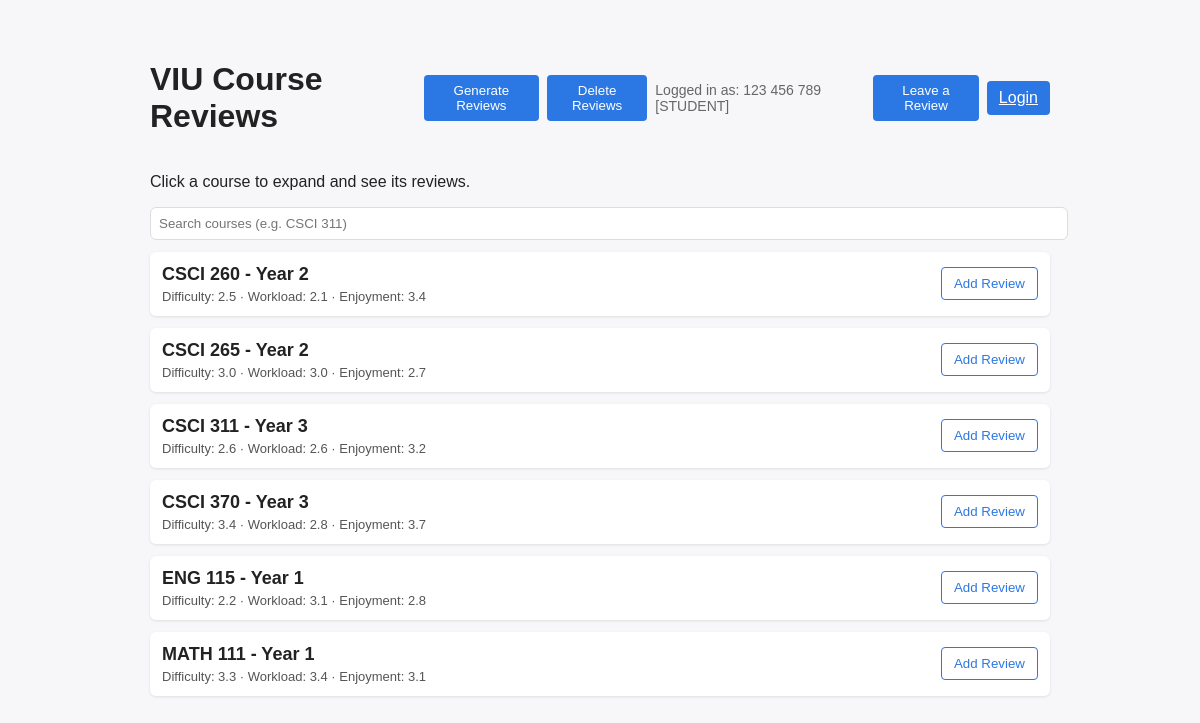
The page / on the database its author committed.
### app.py (models this page shows)
class CourseModel(db.Model):
    id = db.Column(db.Integer, primary_key=True)  # course number e.g. 311
    program = db.Column(db.String(32), nullable=False)  # e.g. CSCI
    courseYear = db.Column(db.Integer, nullable=False)
    reviews = db.relationship('ReviewModel', backref='course', cascade='all, delete-orphan', lazy=True)
    def average_ratings(self):
        if not self.reviews:
            return {'difficulty': None, 'workLoad': None, 'enjoyment': None}
        count = len(self.reviews)
        avg_d = sum(r.difficulty for r in self.reviews) / count
        avg_w = sum(r.workLoad for r in self.reviews) / count
        avg_e = sum(r.enjoyment for r in self.reviews) / count
        return {
            'difficulty': round(avg_d, 1),
            'workLoad': round(avg_w, 1),
            'enjoyment': round(avg_e, 1)
        }

### app.py (the view)
@app.route('/')
def home():
    courses = get_courses()
    return render_template('home.html', courses=courses)

### app.py (called while the page is built)
def get_courses():
    courses = {}
    for c in CourseModel.query.order_by(CourseModel.program, CourseModel.id).all():
        courses[c.id] = c
    return courses

### templates/home.html (shortened to what this page needs)
<!DOCTYPE html>
<html>
<head>
</head>
<body>
    <div class="container">
        <div class="header">
            <h1>VIU Course Reviews</h1>
            <div style="display: flex; gap: 8px; align-items: center;">
                <form action="{{ url_for('genReviews') }}" method="POST">
                    <button class="btn" type="submit">Generate Reviews</button>
                </form>
                <form action="{{ url_for('delReviews') }}" method="POST">
                    <button class="btn" type="submit">Delete Reviews</button>
                </form>
                <span style="color: #666; font-size: 14px;">Logged in as: 123 456 789 [STUDENT]</span>
                <button class="btn" onclick="location.href='/createReview'">Leave a Review</button>
                <a class="btn" href="/login">Login</a>
            </div>
        </div>
        <p>Click a course to expand and see its reviews.</p>
        <div style="margin: 12px 0;">
            <input id="course-search" placeholder="Search courses (e.g. CSCI 311)"
                   style="width: 100%; padding: 8px; border-radius: 6px; border: 1px solid #ddd;" />
        </div>
        {% for num, c in courses.items() %}
        <div class="card" data-search="{{ c.program }} {{ c.id }}">
            <details>
                <summary>
                    <div class="course-row">
                        <div>
                            <div class="course-title">{{ c.program }} {{ c.id }} - Year {{ c.courseYear }}</div>
                            <div style="font-size: 13px; color: #555; margin-top: 4px;">
                                {% set avg = c.average_ratings() %}
                                {% if avg.difficulty is not none %}
                                Difficulty: {{ avg.difficulty }} · Workload: {{ avg.workLoad }} · Enjoyment: {{ avg.enjoyment }}
                                {% else %}
                                No ratings yet
                                {% endif %}
                            </div>
                        </div>
                        <button class="btn outline" onclick="location.href='/createReview?course={{ c.id }}'; event.stopPropagation();">
                            Add Review
                        </button>
                    </div>
                </summary>
            </details>
        </div>
        {% endfor %}
    </div>
</body>
</html>

### templates/home.html (style rules this page uses)
body { font-family: Arial, sans-serif; background: #f7f7f9; color: #222; }
.container { max-width: 900px; margin: 24px auto; padding: 16px; }
.header { display: flex; justify-content: space-between; align-items: center; }
.card { background: white; border-radius: 6px; box-shadow: 0 1px 3px rgba(0,0,0,0.1); margin: 12px 0; padding: 12px; }
.course-row { display: flex; justify-content: space-between; align-items: center; }
.course-title { font-size: 18px; font-weight: 600; }
.btn { background: #2b78e4; color: white; border: none; padding: 8px 12px; border-radius: 4px; cursor: pointer; }
.btn.outline { background: white; color: #2b78e4; border: 1px solid #2b78e4; }
details summary { cursor: pointer; list-style: none; }

### rows shown on the page
CourseModel: program "CSCI", id "260", courseYear "2", difficulty "2.5", workLoad "2.1", enjoyment "3.4"
CourseModel: program "CSCI", id "265", courseYear "2", difficulty "3.0", workLoad "3.0", enjoyment "2.7"
CourseModel: program "CSCI", id "311", courseYear "3", difficulty "2.6", workLoad "2.6", enjoyment "3.2"
CourseModel: program "CSCI", id "370", courseYear "3", difficulty "3.4", workLoad "2.8", enjoyment "3.7"
CourseModel: program "ENG", id "115", courseYear "1", difficulty "2.2", workLoad "3.1", enjoyment "2.8"
CourseModel: program "MATH", id "111", courseYear "1", difficulty "3.3", workLoad "3.4", enjoyment "3.1"
